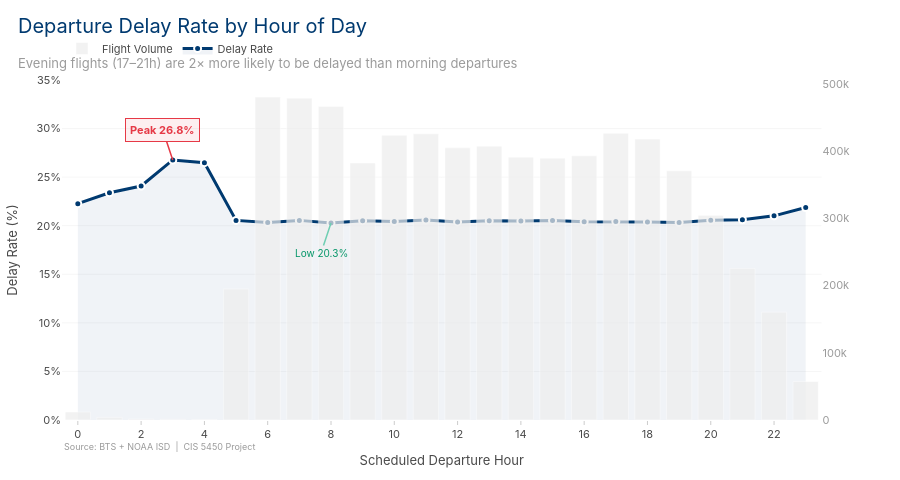

Source (notebook cell):
### Markdown cell above
## Step 3: Delay rate by departure hour

We expect later flights to accumulate higher delay rates due to cascading effects
throughout the day. The chart overlays scheduled flight volume (bars) with the delay
rate (line) to reveal both demand patterns and operational performance by hour.

### Code cell
hourly = df.groupby("dep_hour").agg(
    delay_rate=("DepDel15", "mean"), avg_delay=("DepDelay", "mean"), flights=("DepDel15", "count")
).reset_index()

fig = make_subplots(specs=[[{"secondary_y": True}]])

fig.add_trace(go.Bar(
    x=hourly["dep_hour"], y=hourly["flights"],
    name="Flight Volume", marker_color=GRAY_LIGHT, opacity=0.7,
    hovertemplate="Hour %{x}:00<br>Flights: %{y:,.0f}<extra></extra>",
), secondary_y=True)

fig.add_trace(go.Scatter(
    x=hourly["dep_hour"], y=hourly["delay_rate"] * 100,
    mode="lines+markers", name="Delay Rate",
    line=dict(color=NAVY, width=3),
    marker=dict(size=7, color=NAVY, line=dict(width=2, color="white")),
    fill="tozeroy", fillcolor="rgba(0,58,112,0.06)",
    hovertemplate="Hour %{x}:00<br><b>Delay Rate: %{y:.1f}%</b><br>Avg Delay: %{customdata:.1f} min<extra></extra>",
    customdata=hourly["avg_delay"],
), secondary_y=False)

peak = hourly.loc[hourly["delay_rate"].idxmax()]
trough = hourly.loc[hourly["delay_rate"].idxmin()]
fig.add_annotation(x=peak["dep_hour"], y=peak["delay_rate"]*100,
                   text=f"<b>Peak {peak['delay_rate']*100:.1f}%</b>", showarrow=True,
                   arrowhead=0, arrowwidth=1.5, arrowcolor=CORAL, font=dict(color=CORAL, size=11),
                   bgcolor="rgba(230,57,70,0.08)", bordercolor=CORAL, borderwidth=1, borderpad=4)
fig.add_annotation(x=trough["dep_hour"], y=trough["delay_rate"]*100,
                   text=f"Low {trough['delay_rate']*100:.1f}%", showarrow=True, ay=30,
                   arrowhead=0, arrowwidth=1.5, arrowcolor=TEAL, font=dict(color="#059669", size=10))

fig.update_layout(
    title=dict(text="Departure Delay Rate by Hour of Day",
               subtitle=dict(text="Evening flights (17–21h) are 2× more likely to be delayed than morning departures",
                             font=dict(size=13, color=GRAY_MID))),
    xaxis=dict(title="Scheduled Departure Hour", dtick=2, range=[-0.5, 23.5]),
    yaxis=dict(title="Delay Rate (%)", ticksuffix="%", range=[0, 35]),
    yaxis2=dict(title="", showgrid=False, tickfont=dict(color=GRAY_MID)),
    height=480, width=900,
)
source_note(fig)
fig.show(config=CHART_CONFIG)

### Figure 1 — Plotly figure (JSON) as saved in the notebook; plotly's stock layout.template omitted (floating-point values rounded to 4 significant figures)
{"data": [{"hovertemplate": "Hour %{x}:00<br>Flights: %{y:,.0f}<extra></extra>", "marker": {"color": "#EDEDED"}, "name": "Flight Volume", "opacity": 0.7, "type": "bar", "x": [0, 1, 2, 3, 4, 5, 6, 7, 8, 9, 10, 11, 12, 13, 14, 15, 16, 17, 18, 19, 20, 21, 22, 23], "xaxis": "x", "y": [11935, 3984, 1449, 1046, 521, 194997, 480343, 478634, 466299, 382291, 423380, 425741, 404758, 407287, 390915, 389403, 392795, 426281, 417720, 370710, 304266, 225253, 160413, 57177], "yaxis": "y2"}, {"customdata": [13.47, 14.48, 14.38, 18.07, 15.7, 11.24, 11.21, 11.33, 11.06, 11.31, 11.21, 11.45, 11.18, 11.23, 11.34, 11.2, 11.15, 11.19, 11.19, 11.2, 11.31, 11.32, 11.71, 12.83], "fill": "tozeroy", "fillcolor": "rgba(0,58,112,0.06)", "hovertemplate": "Hour %{x}:00<br><b>Delay Rate: %{y:.1f}%</b><br>Avg Delay: %{customdata:.1f} min<extra></extra>", "line": {"color": "#003A70", "width": 3}, "marker": {"color": "#003A70", "line": {"color": "white", "width": 2}, "size": 7}, "mode": "lines+markers", "name": "Delay Rate", "type": "scatter", "x": [0, 1, 2, 3, 4, 5, 6, 7, 8, 9, 10, 11, 12, 13, 14, 15, 16, 17, 18, 19, 20, 21, 22, 23], "xaxis": "x", "y": [22.27, 23.39, 24.09, 26.77, 26.49, 20.55, 20.33, 20.55, 20.28, 20.52, 20.44, 20.58, 20.39, 20.5, 20.48, 20.52, 20.4, 20.43, 20.39, 20.34, 20.56, 20.61, 21.02, 21.87], "yaxis": "y"}], "layout": {"annotations": [{"arrowcolor": "#E63946", "arrowhead": 0, "arrowwidth": 1.5, "bgcolor": "rgba(230,57,70,0.08)", "bordercolor": "#E63946", "borderpad": 4, "borderwidth": 1, "font": {"color": "#E63946", "size": 11}, "showarrow": true, "text": "<b>Peak 26.8%</b>", "x": 3.0, "y": 26.77}, {"arrowcolor": "#6ECEB2", "arrowhead": 0, "arrowwidth": 1.5, "ay": 30, "font": {"color": "#059669", "size": 10}, "showarrow": true, "text": "Low 20.3%", "x": 8.0, "y": 20.28}, {"align": "left", "font": {"color": "#9B9B9B", "size": 9}, "showarrow": false, "text": "Source: BTS + NOAA ISD  |  CIS 5450 Project", "x": 0, "xref": "paper", "y": -0.1, "yref": "paper"}], "height": 480, "title": {"subtitle": {"font": {"color": "#9B9B9B", "size": 13}, "text": "Evening flights (17–21h) are 2× more likely to be delayed than morning departures"}, "text": "Departure Delay Rate by Hour of Day"}, "width": 900, "xaxis": {"anchor": "y", "domain": [0.0, 0.94], "dtick": 2, "range": [-0.5, 23.5], "title": {"text": "Scheduled Departure Hour"}}, "yaxis": {"anchor": "x", "domain": [0.0, 1.0], "range": [0, 35], "ticksuffix": "%", "title": {"text": "Delay Rate (%)"}}, "yaxis2": {"anchor": "x", "overlaying": "y", "showgrid": false, "side": "right", "tickfont": {"color": "#9B9B9B"}, "title": {"text": ""}}}}
